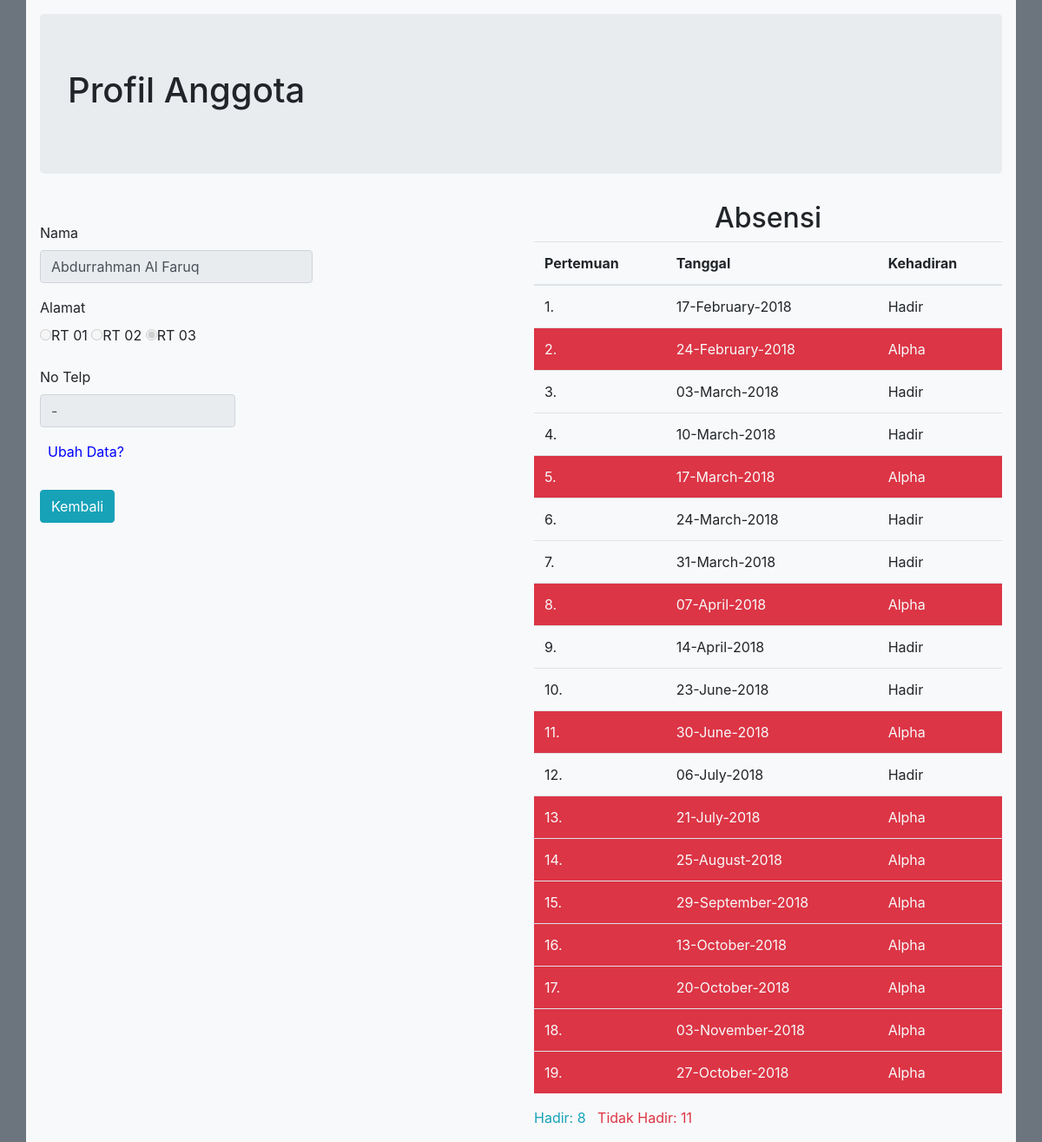
The app's page /index.php/Absensi/profil/22 with its own data.
### tables this page shows
CREATE TABLE `tbl_anggota` (
  `id` int(11) NOT NULL AUTO_INCREMENT,
  `nama` varchar(45) NOT NULL,
  `alamat` text NOT NULL,
  `notelp` varchar(13) NOT NULL,
  `foto` varchar(255) DEFAULT NULL,
  PRIMARY KEY (`id`)
);

CREATE TABLE `tbl_kehadiran` (
  `id_tgl` int(11) NOT NULL,
  `id` int(11) NOT NULL,
  `tanggal` date NOT NULL,
  `hadir` enum('Hadir','Alpha') NOT NULL,
  `id_muhadir` varchar(50) NOT NULL DEFAULT '',
  KEY `ID` (`id`)
);

### application/controllers/Absensi.php (called while the page is built, shortened)
<?php
class Absensi extends CI_Controller{
    public function __construct(){
        $this->load->model('absensi_model');
        $this->load->library('Pdf');
    }
    public function profil($id){
        $anggota = $this->absensi_model->GetWhere('tbl_anggota', array('id' => $id));
        $absensi = $this->absensi_model->query("SELECT *, DATE_FORMAT(tanggal,'%d-%M-%Y') as tanggal
                                                FROM tbl_anggota a, tbl_kehadiran b
                                                WHERE a.id=$id AND b.id=$id");
        $data = array(
            'id' => $anggota[0]['id'],
            'nama' => $anggota[0]['nama'],
            'alamat' => $anggota[0]['alamat'],
            'notelp' => $anggota[0]['notelp'],
            'foto' => $anggota[0]['foto'],
            'absensi' => $absensi
            );
        $this->load->view('profil_anggota', $data);
    }
}

### index.php (called while the page is built, shortened)
<?php
require_once BASEPATH.'core/CodeIgniter.php';

### application/models/Absensi_model.php (called while the page is built, shortened)
<?php
class Absensi_model extends CI_Model{
    public function query($query){
        $res=$this->db->query($query);
        return $res->result_array();
    }
}

### application/views/profil_anggota.php (the view, shortened to what this page needs)
<!DOCTYPE html>
<html>
<head>
    <link rel="stylesheet" href="https://maxcdn.bootstrapcdn.com/bootstrap/4.0.0/css/bootstrap.min.css">
</head>
<body class="bg-secondary">
	<div class="container bg-light" style="padding: 16px">
		<div class="jumbotron">
			<h1 id="">Profil Anggota</h1>
		</div>
        <div class="row">
            <div class="col-lg-6">
                <div class="text-center">
                </div>
                <form method="post" action="<?php echo base_url('index.php/Absensi/update'); ?>">
                <div class="form-group">
                    <label for="Nama">Nama</label>
                    <input name="nama" type="text" class="form-control col-sm-7 enable" id="nama" value="<?=$nama; ?>"disabled>
                </div>
                <div class="form-group">
                    <label for="alamat">Alamat</label><br>
                    <label class="radio-inline"><input class="enable" type="radio" name="alamat" value="RT 01" disabled<?php echo set_radio('alamat', 'RT 01', ($alamat == "RT 01")? true : false); ?>>RT 01</label>
                    <label class="radio-inline"><input class="enable" type="radio" name="alamat" value="RT 02" disabled<?php echo set_radio('alamat', 'RT 02', ($alamat == "RT 02")? true : false); ?>>RT 02</label>
                    <label class="radio-inline"><input class="enable" type="radio" name="alamat" value="RT 03" disabled<?php echo set_radio('alamat', 'RT 03', ($alamat == "RT 03")? true : false); ?>>RT 03</label>
                </div>
                <div class="form-group">
                    <label for="notelp">No Telp</label>
                    <input name="notelp" type="text" class="form-control col-sm-5 enable" id="notelp" value="<?=$notelp; ?>" disabled>
                </div>
                    <span id="ubah">Ubah Data?</span>
                </form>
                <a class="btn btn-info" href="<?= site_url('Absensi/daftar_anggota'); ?>" style="margin-top: 32px">Kembali</a>
             </div>
        <div class="col-lg-6">
            <h2 class="text-center">Absensi</h2>
               <table class="table">
                   <thead>
                        <th>Pertemuan</th>
                       <th>Tanggal</th>
                       <th>Kehadiran</th>
                   </thead>
                   <tbody>
                    <?php $no = 1; $hadir = 0; $alpha = 0 ?>
                    <?php foreach ($absensi as $rekord) { ?>
                       <?php if($rekord['hadir'] == "Alpha"){ ?>
                       <tr class="bg-danger text-light">
                            <td><?=$no.".";?></td>
                           <td><?=$rekord['tanggal'];?></td>
                           <td><?=$rekord['hadir'];?></td>
                       </tr>
                       <?php $alpha++; $no++; ?>
                       <?php }else{ ?>
                            <tr>
                            <td><?=$no.".";?></td>
                           <td><?=$rekord['tanggal'];?></td>
                           <td><?=$rekord['hadir'];?></td>
                       </tr>
                       <?php $hadir++; $no++; ?>
                        <?php } ?>
                    <?php } ?>
                   </tbody>
               </table>
               <span class="text-info">Hadir: <?=$hadir;?></span> &nbsp;  <span class="text-danger">Tidak Hadir: <?=$alpha;?></span>
        </div>
    </div>
</div>
</body>
</html>

### application/views/profil_anggota.php (style rules this page uses)
#ubah { color: blue; }

### records on screen
tbl_anggota: tanggal "17-February-2018", tbl_kehadiran.hadir "Hadir", tanggal "24-February-2018", tbl_kehadiran.hadir "Alpha", tanggal "03-March-2018", tanggal "10-March-2018", tanggal "17-March-2018", tanggal "24-March-2018", tanggal "31-March-2018", tanggal "07-April-2018", tanggal "14-April-2018", tanggal "23-June-2018", tanggal "30-June-2018", tanggal "06-July-2018", tanggal "21-July-2018", tanggal "25-August-2018", tanggal "29-September-2018", tanggal "13-October-2018", tanggal "20-October-2018", tanggal "03-November-2018", tanggal "27-October-2018"

### other values on screen
$hadir "8"
$alpha "11"
